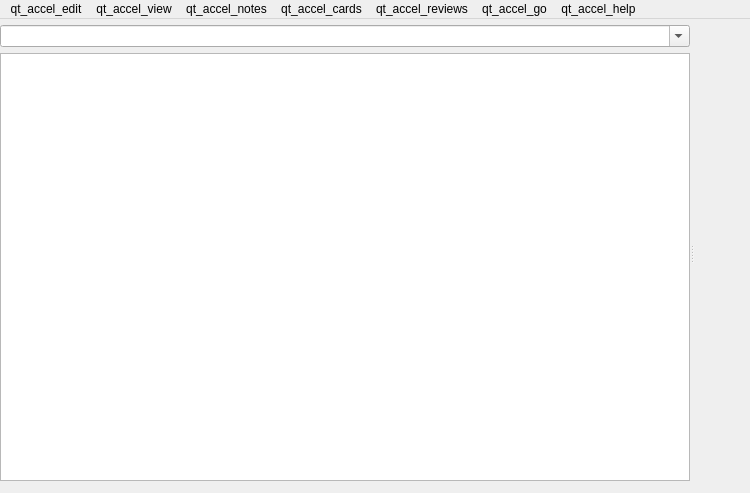
<?xml version="1.0" encoding="UTF-8"?>
<ui version="4.0">
 <class>Dialog</class>
 <widget class="QMainWindow" name="Dialog">
  <property name="geometry">
   <rect>
    <x>0</x>
    <y>0</y>
    <width>750</width>
    <height>493</height>
   </rect>
  </property>
  <property name="minimumSize">
   <size>
    <width>400</width>
    <height>400</height>
   </size>
  </property>
  <property name="windowIcon">
   <iconset>
    <normaloff>:/icons/anki.png</normaloff>:/icons/anki.png</iconset>
  </property>
  <widget class="QWidget" name="centralwidget">
   <layout class="QVBoxLayout" name="verticalLayout_3">
    <property name="spacing">
     <number>12</number>
    </property>
    <property name="leftMargin">
     <number>0</number>
    </property>
    <property name="topMargin">
     <number>6</number>
    </property>
    <property name="rightMargin">
     <number>6</number>
    </property>
    <property name="bottomMargin">
     <number>12</number>
    </property>
    <item>
     <widget class="QSplitter" name="splitter">
      <property name="sizePolicy">
       <sizepolicy hsizetype="Preferred" vsizetype="Expanding">
        <horstretch>4</horstretch>
        <verstretch>0</verstretch>
       </sizepolicy>
      </property>
      <property name="orientation">
       <enum>Qt::Horizontal</enum>
      </property>
      <widget class="QWidget" name="widget" native="true">
       <property name="sizePolicy">
        <sizepolicy hsizetype="Expanding" vsizetype="Preferred">
         <horstretch>3</horstretch>
         <verstretch>1</verstretch>
        </sizepolicy>
       </property>
       <layout class="QVBoxLayout" name="verticalLayout_2">
        <property name="spacing">
         <number>0</number>
        </property>
        <property name="leftMargin">
         <number>0</number>
        </property>
        <property name="topMargin">
         <number>0</number>
        </property>
        <property name="rightMargin">
         <number>0</number>
        </property>
        <property name="bottomMargin">
         <number>0</number>
        </property>
        <item>
         <layout class="QGridLayout" name="gridLayout">
          <property name="leftMargin">
           <number>0</number>
          </property>
          <property name="topMargin">
           <number>0</number>
          </property>
          <property name="rightMargin">
           <number>0</number>
          </property>
          <property name="bottomMargin">
           <number>6</number>
          </property>
          <property name="horizontalSpacing">
           <number>12</number>
          </property>
          <property name="verticalSpacing">
           <number>0</number>
          </property>
          <item row="0" column="1">
           <widget class="QComboBox" name="searchEdit">
            <property name="sizePolicy">
             <sizepolicy hsizetype="Expanding" vsizetype="Fixed">
              <horstretch>9</horstretch>
              <verstretch>0</verstretch>
             </sizepolicy>
            </property>
            <property name="editable">
             <bool>true</bool>
            </property>
            <property name="insertPolicy">
             <enum>QComboBox::NoInsert</enum>
            </property>
           </widget>
          </item>
         </layout>
        </item>
        <item>
         <widget class="QTableView" name="tableView">
          <property name="sizePolicy">
           <sizepolicy hsizetype="Expanding" vsizetype="Expanding">
            <horstretch>9</horstretch>
            <verstretch>1</verstretch>
           </sizepolicy>
          </property>
          <property name="minimumSize">
           <size>
            <width>0</width>
            <height>150</height>
           </size>
          </property>
          <property name="contextMenuPolicy">
           <enum>Qt::ActionsContextMenu</enum>
          </property>
          <property name="horizontalScrollBarPolicy">
           <enum>Qt::ScrollBarAsNeeded</enum>
          </property>
          <property name="editTriggers">
           <set>QAbstractItemView::NoEditTriggers</set>
          </property>
          <property name="tabKeyNavigation">
           <bool>false</bool>
          </property>
          <property name="alternatingRowColors">
           <bool>true</bool>
          </property>
          <property name="selectionBehavior">
           <enum>QAbstractItemView::SelectRows</enum>
          </property>
          <attribute name="horizontalHeaderCascadingSectionResizes">
           <bool>false</bool>
          </attribute>
          <attribute name="horizontalHeaderMinimumSectionSize">
           <number>20</number>
          </attribute>
          <attribute name="horizontalHeaderHighlightSections">
           <bool>false</bool>
          </attribute>
          <attribute name="horizontalHeaderShowSortIndicator" stdset="0">
           <bool>true</bool>
          </attribute>
         </widget>
        </item>
       </layout>
      </widget>
      <widget class="QWidget" name="verticalLayoutWidget">
       <layout class="QVBoxLayout" name="verticalLayout" stretch="0">
        <property name="spacing">
         <number>0</number>
        </property>
        <property name="leftMargin">
         <number>0</number>
        </property>
        <property name="topMargin">
         <number>1</number>
        </property>
        <property name="rightMargin">
         <number>0</number>
        </property>
        <property name="bottomMargin">
         <number>0</number>
        </property>
        <item>
         <layout class="QHBoxLayout" name="horizontalLayout2">
          <property name="spacing">
           <number>0</number>
          </property>
          <item>
           <widget class="QWidget" name="fieldsArea" native="true">
            <property name="sizePolicy">
             <sizepolicy hsizetype="Preferred" vsizetype="Expanding">
              <horstretch>0</horstretch>
              <verstretch>1</verstretch>
             </sizepolicy>
            </property>
            <property name="minimumSize">
             <size>
              <width>50</width>
              <height>200</height>
             </size>
            </property>
           </widget>
          </item>
         </layout>
        </item>
       </layout>
      </widget>
     </widget>
    </item>
   </layout>
  </widget>
  <widget class="QMenuBar" name="menubar">
   <property name="geometry">
    <rect>
     <x>0</x>
     <y>0</y>
     <width>750</width>
     <height>23</height>
    </rect>
   </property>
   <widget class="QMenu" name="menuEdit">
    <property name="title">
     <string>qt_accel_edit</string>
    </property>
    <addaction name="actionUndo"/>
    <addaction name="actionRedo"/>
    <addaction name="separator"/>
    <addaction name="actionSelectAll"/>
    <addaction name="actionSelectNotes"/>
    <addaction name="actionInvertSelection"/>
    <addaction name="separator"/>
    <addaction name="actionClose"/>
    <addaction name="separator"/>
    <addaction name="actionCreateFilteredDeck"/>
    <addaction name="separator"/>
    <addaction name="actionDelete"/>
   </widget>
   <widget class="QMenu" name="menuJump">
    <property name="title">
     <string>qt_accel_go</string>
    </property>
    <addaction name="actionFind"/>
    <addaction name="actionSidebarFilter"/>
    <addaction name="actionSidebar"/>
    <addaction name="actionNote"/>
    <addaction name="actionCardList"/>
    <addaction name="separator"/>
    <addaction name="actionFirstCard"/>
    <addaction name="actionPreviousCard"/>
    <addaction name="actionNextCard"/>
    <addaction name="actionLastCard"/>
   </widget>
   <widget class="QMenu" name="menu_Help">
    <property name="title">
     <string>qt_accel_help</string>
    </property>
    <addaction name="actionGuide"/>
   </widget>
   <widget class="QMenu" name="menu_Cards">
    <property name="title">
     <string>qt_accel_cards</string>
    </property>
    <widget class="QMenu" name="menuFlag">
     <property name="title">
      <string>browsing_flag</string>
     </property>
     <addaction name="actionRed_Flag"/>
     <addaction name="actionOrange_Flag"/>
     <addaction name="actionGreen_Flag"/>
     <addaction name="actionBlue_Flag"/>
     <addaction name="actionPink_Flag"/>
     <addaction name="actionTurquoise_Flag"/>
     <addaction name="actionPurple_Flag"/>
    </widget>
    <addaction name="actionChange_Deck"/>
    <addaction name="separator"/>
    <addaction name="action_set_due_date"/>
    <addaction name="action_forget"/>
    <addaction name="actionReposition"/>
    <addaction name="separator"/>
    <addaction name="actionToggle_Suspend"/>
    <addaction name="action_toggle_bury"/>
    <addaction name="separator"/>
    <addaction name="menuFlag"/>
    <addaction name="separator"/>
    <addaction name="action_Info"/>
    <addaction name="action_accel_replay"/>
   </widget>
   <widget class="QMenu" name="menu_Notes">
    <property name="title">
     <string>qt_accel_notes</string>
    </property>
    <addaction name="actionAdd"/>
    <addaction name="actionCopy"/>
    <addaction name="actionExport"/>
    <addaction name="separator"/>
    <addaction name="actionAdd_Tags"/>
    <addaction name="actionRemove_Tags"/>
    <addaction name="actionClear_Unused_Tags"/>
    <addaction name="actionToggle_Mark"/>
    <addaction name="separator"/>
    <addaction name="actionChangeModel"/>
    <addaction name="separator"/>
    <addaction name="actionFindDuplicates"/>
    <addaction name="actionFindReplace"/>
    <addaction name="separator"/>
    <addaction name="actionManage_Note_Types"/>
    <addaction name="separator"/>
   </widget>
   <widget class="QMenu" name="menuqt_accel_view">
    <property name="title">
     <string>qt_accel_view</string>
    </property>
    <widget class="QMenu" name="menuLayout">
     <property name="title">
      <string>qt_accel_layout</string>
     </property>
     <addaction name="actionLayoutAuto"/>
     <addaction name="separator"/>
     <addaction name="actionLayoutVertical"/>
     <addaction name="actionLayoutHorizontal"/>
    </widget>
    <addaction name="action_show_notes"/>
    <addaction name="action_show_cards"/>
    <addaction name="action_show_reviews"/>
    <addaction name="separator"/>
    <addaction name="actionFullScreen"/>
    <addaction name="separator"/>
    <addaction name="actionZoomIn"/>
    <addaction name="actionZoomOut"/>
    <addaction name="actionResetZoom"/>
    <addaction name="separator"/>
    <addaction name="menuLayout"/>
   </widget>
   <widget class="QMenu" name="menuqt_accel_reviews">
    <property name="title">
     <string>qt_accel_reviews</string>
    </property>
   </widget>
   <addaction name="menuEdit"/>
   <addaction name="menuqt_accel_view"/>
   <addaction name="menu_Notes"/>
   <addaction name="menu_Cards"/>
   <addaction name="menuqt_accel_reviews"/>
   <addaction name="menuJump"/>
   <addaction name="menu_Help"/>
  </widget>
  <action name="actionSelectAll">
   <property name="text">
    <string>qt_accel_select_all</string>
   </property>
   <property name="shortcut">
    <string notr="true">Ctrl+Alt+A</string>
   </property>
  </action>
  <action name="actionUndo">
   <property name="text">
    <string>qt_accel_undo</string>
   </property>
   <property name="shortcut">
    <string notr="true">Ctrl+Z</string>
   </property>
  </action>
  <action name="actionInvertSelection">
   <property name="text">
    <string>qt_accel_invert_selection</string>
   </property>
   <property name="shortcut">
    <string notr="true">Ctrl+Alt+S</string>
   </property>
  </action>
  <action name="actionFind">
   <property name="text">
    <string>qt_accel_find</string>
   </property>
   <property name="shortcut">
    <string notr="true">Ctrl+F</string>
   </property>
  </action>
  <action name="actionNote">
   <property name="text">
    <string>qt_accel_note</string>
   </property>
   <property name="shortcut">
    <string notr="true">Ctrl+Shift+N</string>
   </property>
  </action>
  <action name="actionNextCard">
   <property name="text">
    <string>qt_accel_next_card</string>
   </property>
   <property name="shortcut">
    <string notr="true">Ctrl+N</string>
   </property>
  </action>
  <action name="actionPreviousCard">
   <property name="text">
    <string>qt_accel_previous_card</string>
   </property>
   <property name="shortcut">
    <string notr="true">Ctrl+P</string>
   </property>
  </action>
  <action name="actionGuide">
   <property name="text">
    <string>qt_accel_guide</string>
   </property>
   <property name="shortcut">
    <string notr="true">F1</string>
   </property>
  </action>
  <action name="actionChangeModel">
   <property name="text">
    <string>browsing_change_note_type2</string>
   </property>
   <property name="shortcut">
    <string notr="true">Ctrl+Shift+M</string>
   </property>
  </action>
  <action name="actionSelectNotes">
   <property name="text">
    <string>qt_accel_select_notes</string>
   </property>
  </action>
  <action name="actionFindReplace">
   <property name="text">
    <string>qt_accel_find_and_replace</string>
   </property>
   <property name="shortcut">
    <string notr="true">Ctrl+Alt+F</string>
   </property>
  </action>
  <action name="actionSidebarFilter">
   <property name="text">
    <string>qt_accel_filter</string>
   </property>
   <property name="shortcut">
    <string notr="true">Ctrl+Shift+F</string>
   </property>
  </action>
  <action name="actionCardList">
   <property name="text">
    <string>browsing_card_list</string>
   </property>
   <property name="shortcut">
    <string notr="true">Ctrl+Shift+L</string>
   </property>
  </action>
  <action name="actionFindDuplicates">
   <property name="text">
    <string>qt_accel_find_duplicates</string>
   </property>
  </action>
  <action name="actionReposition">
   <property name="text">
    <string>browsing_reposition</string>
   </property>
   <property name="shortcut">
    <string notr="true">Ctrl+Shift+S</string>
   </property>
  </action>
  <action name="actionFirstCard">
   <property name="text">
    <string>browsing_first_card</string>
   </property>
   <property name="shortcut">
    <string notr="true">Home</string>
   </property>
  </action>
  <action name="actionLastCard">
   <property name="text">
    <string>browsing_last_card</string>
   </property>
   <property name="shortcut">
    <string notr="true">End</string>
   </property>
  </action>
  <action name="actionClose">
   <property name="text">
    <string>actions_close</string>
   </property>
   <property name="shortcut">
    <string notr="true">Ctrl+W</string>
   </property>
  </action>
  <action name="action_Info">
   <property name="text">
    <string>qt_accel_info</string>
   </property>
   <property name="shortcut">
    <string notr="true">Ctrl+Shift+I</string>
   </property>
  </action>
  <action name="actionAdd_Tags">
   <property name="text">
    <string>browsing_add_tags2</string>
   </property>
   <property name="shortcut">
    <string notr="true">Ctrl+Shift+A</string>
   </property>
  </action>
  <action name="actionRemove_Tags">
   <property name="text">
    <string>browsing_remove_tags</string>
   </property>
   <property name="shortcut">
    <string notr="true">Ctrl+Alt+Shift+A</string>
   </property>
  </action>
  <action name="actionToggle_Suspend">
   <property name="checkable">
    <bool>true</bool>
   </property>
   <property name="text">
    <string>browsing_toggle_suspend</string>
   </property>
   <property name="shortcut">
    <string notr="true">Ctrl+J</string>
   </property>
  </action>
  <action name="actionDelete">
   <property name="text">
    <string>actions_delete</string>
   </property>
   <property name="shortcut">
    <string notr="true">Ctrl+Del</string>
   </property>
  </action>
  <action name="actionAdd">
   <property name="text">
    <string>browsing_add_notes</string>
   </property>
   <property name="shortcut">
    <string notr="true">Ctrl+E</string>
   </property>
  </action>
  <action name="actionChange_Deck">
   <property name="text">
    <string>browsing_change_deck2</string>
   </property>
   <property name="shortcut">
    <string notr="true">Ctrl+D</string>
   </property>
  </action>
  <action name="actionRed_Flag">
   <property name="checkable">
    <bool>true</bool>
   </property>
   <property name="text">
    <string>actions_flag_red</string>
   </property>
   <property name="shortcut">
    <string notr="true">Ctrl+1</string>
   </property>
  </action>
  <action name="actionOrange_Flag">
   <property name="checkable">
    <bool>true</bool>
   </property>
   <property name="text">
    <string>actions_flag_orange</string>
   </property>
   <property name="shortcut">
    <string notr="true">Ctrl+2</string>
   </property>
  </action>
  <action name="actionGreen_Flag">
   <property name="checkable">
    <bool>true</bool>
   </property>
   <property name="text">
    <string>actions_flag_green</string>
   </property>
   <property name="shortcut">
    <string notr="true">Ctrl+3</string>
   </property>
  </action>
  <action name="actionBlue_Flag">
   <property name="checkable">
    <bool>true</bool>
   </property>
   <property name="text">
    <string>actions_flag_blue</string>
   </property>
   <property name="shortcut">
    <string notr="true">Ctrl+4</string>
   </property>
  </action>
  <action name="actionSidebar">
   <property name="text">
    <string>browsing_sidebar</string>
   </property>
   <property name="shortcut">
    <string notr="true">Ctrl+Shift+R</string>
   </property>
  </action>
  <action name="actionClear_Unused_Tags">
   <property name="text">
    <string>browsing_clear_unused_tags</string>
   </property>
  </action>
  <action name="actionManage_Note_Types">
   <property name="text">
    <string>browsing_manage_note_types</string>
   </property>
  </action>
  <action name="actionToggle_Mark">
   <property name="checkable">
    <bool>true</bool>
   </property>
   <property name="text">
    <string>browsing_toggle_mark</string>
   </property>
   <property name="shortcut">
    <string notr="true">Ctrl+K</string>
   </property>
  </action>
  <action name="actionExport">
   <property name="text">
    <string>qt_accel_export_notes</string>
   </property>
   <property name="shortcut">
    <string notr="true">Ctrl+Shift+E</string>
   </property>
  </action>
  <action name="actionCreateFilteredDeck">
   <property name="text">
    <string>qt_misc_create_filtered_deck</string>
   </property>
   <property name="shortcut">
    <string notr="true">Ctrl+G</string>
   </property>
  </action>
  <action name="action_set_due_date">
   <property name="text">
    <string>qt_accel_set_due_date</string>
   </property>
   <property name="shortcut">
    <string notr="true">Ctrl+Shift+D</string>
   </property>
  </action>
  <action name="action_forget">
   <property name="text">
    <string>qt_accel_forget</string>
   </property>
   <property name="shortcut">
    <string notr="true">Ctrl+Alt+N</string>
   </property>
  </action>
  <action name="actionRedo">
   <property name="text">
    <string>qt_accel_redo</string>
   </property>
   <property name="shortcut">
    <string notr="true">Ctrl+Shift+Z</string>
   </property>
  </action>
  <action name="actionPink_Flag">
   <property name="checkable">
    <bool>true</bool>
   </property>
   <property name="text">
    <string>actions_flag_pink</string>
   </property>
   <property name="shortcut">
    <string notr="true">Ctrl+5</string>
   </property>
  </action>
  <action name="actionTurquoise_Flag">
   <property name="checkable">
    <bool>true</bool>
   </property>
   <property name="text">
    <string>actions_flag_turquoise</string>
   </property>
   <property name="shortcut">
    <string notr="true">Ctrl+6</string>
   </property>
  </action>
  <action name="actionPurple_Flag">
   <property name="checkable">
    <bool>true</bool>
   </property>
   <property name="text">
    <string>actions_flag_purple</string>
   </property>
   <property name="shortcut">
    <string notr="true">Ctrl+7</string>
   </property>
  </action>
  <action name="actionCopy">
   <property name="text">
    <string>actions_create_copy</string>
   </property>
   <property name="shortcut">
    <string notr="true">Ctrl+Alt+E</string>
   </property>
  </action>
  <action name="actionFullScreen">
   <property name="text">
    <string>qt_accel_full_screen</string>
   </property>
  </action>
  <action name="actionZoomIn">
   <property name="text">
    <string>qt_accel_zoom_editor_in</string>
   </property>
  </action>
  <action name="actionZoomOut">
   <property name="text">
    <string>qt_accel_zoom_editor_out</string>
   </property>
  </action>
  <action name="actionResetZoom">
   <property name="text">
    <string>qt_accel_reset_zoom</string>
   </property>
   <property name="shortcut">
    <string notr="true">Ctrl+0</string>
   </property>
  </action>
  <action name="actionLayoutAuto">
   <property name="checkable">
    <bool>true</bool>
   </property>
   <property name="text">
    <string>qt_accel_layout_auto</string>
   </property>
  </action>
  <action name="actionLayoutVertical">
   <property name="checkable">
    <bool>true</bool>
   </property>
   <property name="text">
    <string>qt_accel_layout_vertical</string>
   </property>
  </action>
  <action name="actionLayoutHorizontal">
   <property name="checkable">
    <bool>true</bool>
   </property>
   <property name="text">
    <string>qt_accel_layout_horizontal</string>
   </property>
  </action>
  <action name="action_show_notes">
   <property name="text">
    <string>browsing_show_notes</string>
   </property>
  </action>
  <action name="action_show_cards">
   <property name="text">
    <string>browsing_show_cards</string>
   </property>
   <property name="toolTip">
    <string>browsing_show_cards</string>
   </property>
  </action>
  <action name="action_show_reviews">
   <property name="text">
    <string>browsing_show_reviews</string>
   </property>
  </action>
  <action name="action_accel_replay">
   <property name="text">
    <string>qt_accel_replay</string>
   </property>
   <property name="shortcut">
    <string notr="true">Ctrl+Shift+H</string>
   </property>
  </action>
  <action name="action_toggle_bury">
   <property name="checkable">
    <bool>true</bool>
   </property>
   <property name="text">
    <string>browsing_toggle_bury</string>
   </property>
   <property name="shortcut">
    <string notr="true">Ctrl+Shift+J</string>
   </property>
  </action>
 </widget>
 <resources>
  <include location="icons.qrc"/>
 </resources>
 <connections>
  <connection>
   <sender>actionSelectAll</sender>
   <signal>triggered()</signal>
   <receiver>tableView</receiver>
   <slot>selectAll()</slot>
   <hints>
    <hint type="sourcelabel">
     <x>-1</x>
     <y>-1</y>
    </hint>
    <hint type="destinationlabel">
     <x>299</x>
     <y>279</y>
    </hint>
   </hints>
  </connection>
  <connection>
   <sender>actionClose</sender>
   <signal>triggered()</signal>
   <receiver>Dialog</receiver>
   <slot>close()</slot>
   <hints>
    <hint type="sourcelabel">
     <x>-1</x>
     <y>-1</y>
    </hint>
    <hint type="destinationlabel">
     <x>374</x>
     <y>199</y>
    </hint>
   </hints>
  </connection>
 </connections>
</ui>
